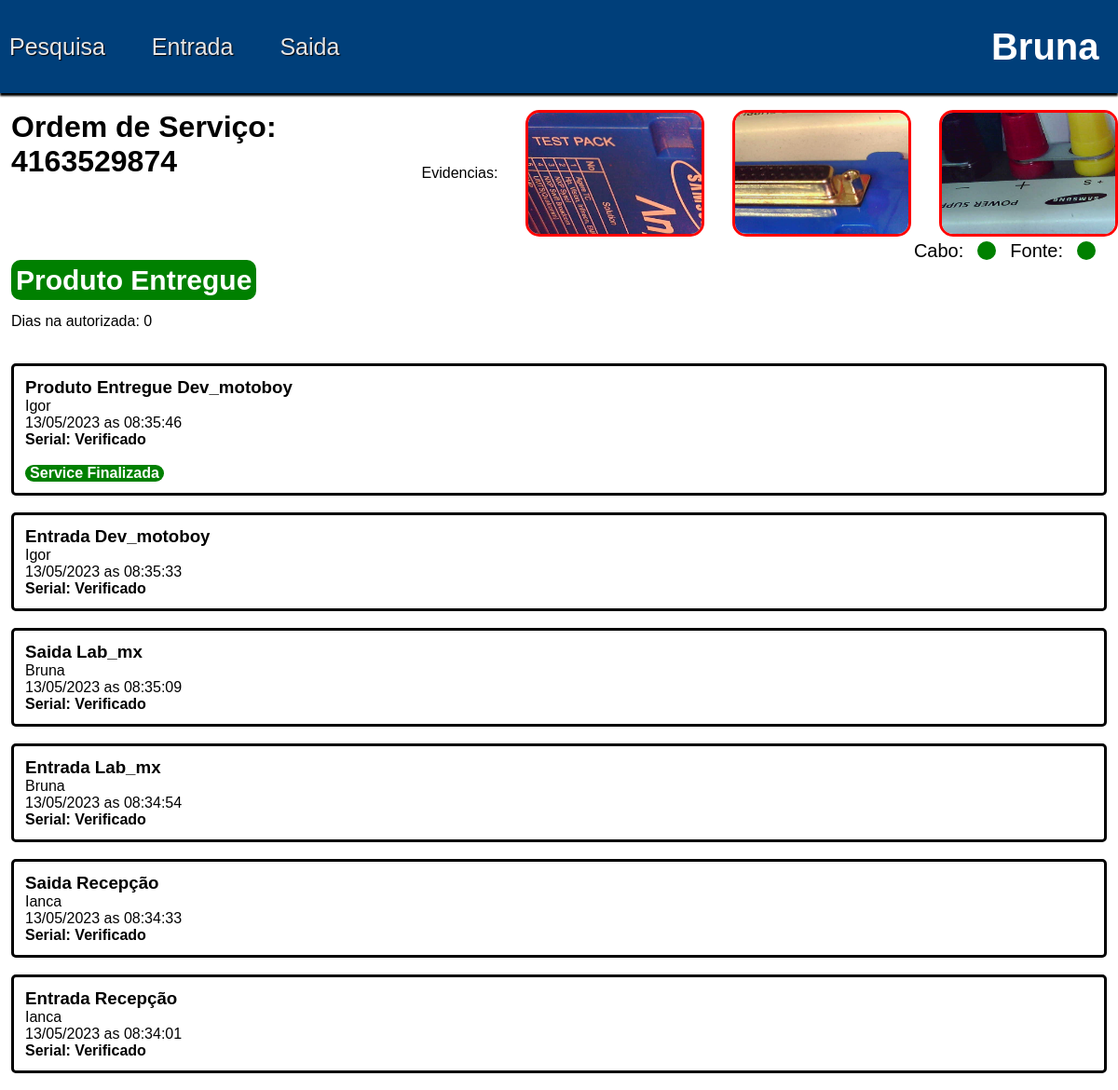
Page /service.php?service=4163529874 (signed in) on the committed database.
### tables this page shows
CREATE TABLE IF NOT EXISTS `usuarios` (
  `id` int NOT NULL AUTO_INCREMENT,
  `nome` varchar(50) NOT NULL,
  `usuario` varchar(50) NOT NULL,
  `senha` varchar(50) NOT NULL,
  `setor` varchar(50) NOT NULL,
  PRIMARY KEY (`id`)
);

CREATE TABLE IF NOT EXISTS `acessorios` (
  `id` int NOT NULL AUTO_INCREMENT,
  `ordem` varchar(50) NOT NULL,
  `cabo` varchar(50) NOT NULL,
  `fonte` varchar(50) NOT NULL,
  PRIMARY KEY (`id`)
);

CREATE TABLE IF NOT EXISTS `ordemservico` (
  `id` int NOT NULL AUTO_INCREMENT,
  `usuario` varchar(50) NOT NULL,
  `setor` varchar(50) NOT NULL,
  `status` varchar(50) NOT NULL,
  `ordem` varchar(50) NOT NULL,
  `data` varchar(50) NOT NULL,
  `hora` varchar(50) NOT NULL,
  `autentica` varchar(50) NOT NULL,
  PRIMARY KEY (`id`)
);

### service.php (the view, shortened to what this page needs)
<?php
include_once('conexaoDB.php');
$logado = $_SESSION['usuario'];
$sqli = "SELECT nome FROM usuarios where usuario ='$logado'";
$resNome = $conexao->query($sqli);
?>
<?php
 $service = $_GET['service'];
 include('conexaoDB.php');
 $sqli = "SELECT * FROM ordemservico WHERE  ordem = '$service' ORDER BY id DESC";
 $resServico = $conexao->query($sqli);
 $sqli1 = "SELECT * FROM ordemservico WHERE  ordem = '$service' ORDER BY id DESC LIMIT 1";
 $resServico1 = $conexao->query($sqli1);
 $sqli2 = "SELECT * FROM ordemservico WHERE  ordem = '$service' ORDER BY id LIMIT 1";
 $resServico2 = $conexao->query($sqli2);
 $sqli3 = "SELECT * FROM ordemservico WHERE  ordem = '$service' ORDER BY id desc LIMIT 1";
 $resServico3 = $conexao->query($sqli3);
 $sqli4 = "SELECT * FROM acessorios WHERE  ordem = '$service'";
 $resAcessorios= $conexao->query($sqli4);
while($primeiro = mysqli_fetch_assoc($resServico2)){
   while($ultimo = mysqli_fetch_assoc($resServico3)) {
    $formato = 'd/m/Y';
    $data_inicio = $primeiro['data'];
    $data_fim = $ultimo['data'];
    $inicio =DateTime::createFromFormat($formato,$data_inicio );
    $fim =DateTime::createFromFormat($formato,$data_fim );
    $dateInterval = $fim->diff($inicio);
    $data = date('d/m/Y');
    $real = DateTime::createFromFormat($formato, $data);
    $dateIntervalReal  = $real->diff($inicio);
   }
}
?>
<!DOCTYPE html>
<html lang="en">
<head>
    <link rel="stylesheet" href="./CSS/service.css">
    <link rel="stylesheet" href="./CSS/navbar.css">
</head>
<body >
<header>
            <div class="navbar">
                <a href="./pesquisar.php">Pesquisa</a>
                <a href="./cadastro.php?vai=Entrada">Entrada</a>
                <a href="./cadastro.php?vai=Saida">Saida</a>
            </div>
            <div class="navbarLogin">
            <?php while($nome = mysqli_fetch_assoc($resNome)){echo "<h3>".$nome['nome']."</h3>";} ?>
                </div>
    </header><br>
    <?php
        echo"<div class='boxInf'>
                <h1 style='margin-left:1%'> Ordem de Serviço: ".$service."</h1><br><br><br><br>
                                <div class='boxSerial'>
                                        <p>Evidencias:</p>
                                        <img onclick='ampliarSerial()' class='imagem' src= './uploads/".$service."/".$service."_Serial.jpg"."' alt=''>
                                        <img onclick='ampliarEvidencia1()' class='imagem' src= './uploads/".$service."/".$service."_Evidencia1.jpg"."' alt=''>
                                        <img onclick='ampliarEvidencia2()' class='imagem' src= './uploads/".$service."/".$service."_Evidencia2.jpg"."' alt=''>
                                </div>
                            <div class='ampliarSerial'>
                                    <img  src= './uploads/".$service."/".$service."_Serial.jpg"."' alt=''>
                                    <button onclick='ampliarFechaSerial()'>X</button>
                            </div>
                            <div class='ampliarEvidencia1'>
                                    <img  src= './uploads/".$service."/".$service."_Evidencia1.jpg"."' alt=''>
                                    <button onclick='ampliarFechaEvidencia1()'>X</button>
                            </div>
                            <div class='ampliarEvidencia2'>
                                    <img  src= './uploads/".$service."/".$service."_Evidencia2.jpg"."' alt=''>
                                    <button onclick='ampliarFechaEvidencia2()'>X</button>
                            </div>
        </div>";
    ?>
    <div class="acessorisBox">
    <?php
        while($acessorios = mysqli_fetch_assoc($resAcessorios)){
            if($acessorios['cabo']== 'on'){
                echo"<label  for='cabo'>Cabo:</label>
                <input id= 'cabo'type='checkbox'  disabled='disabled' checked>";
            }else{
                echo"<label  for='cabo'>Cabo:</label>
                <input id= 'cabo'type='checkbox'  disabled='disabled'>";
            }
            if($acessorios['fonte']== 'on'){
                echo"<label for='fonte'>Fonte:</label>
                <input id='fonte' type='checkbox' disabled='disabled' checked>";
            }else{
                echo"<label for='fonte'>Fonte:</label>
                <input id='fonte' type='checkbox' disabled='disabled' >";
            }
           }
           ?>
           </div>
           <?php
        while($os1 = mysqli_fetch_assoc($resServico1)){
            if($os1['status']=="Produto Entregue"){
                echo"<span style='margin-left:1%; font-weight: 900;font-size: 30px;'></span> <span style='color: green; font-weight: 900;font-size: 30px; background: green; color: white;  border-radius: 10px; padding: 5px'>".$os1['status']."</span><br><br>
                <p style='margin-left:1%';> Dias na autorizada: ".$dateInterval-> days."<br>"."</p><br><br>";
            }else{
        echo"<span style='margin-left:1%; font-weight: 900;font-size: 30px;'>Local Atual:</span> <span style='color: green; font-weight: 900;font-size: 30px;'>".$os1['setor']."</span><br><br>
            <p style='margin-left:1%';> Dias na autorizada: ".$dateIntervalReal-> days."<br>"."</p><br><br>";
            }
        }
        while($os = mysqli_fetch_assoc($resServico)){
            echo "<div style=' border-radius: 5px;border: 3px solid black; margin-left:1%;margin-right:1%;padding: 1%;'>
                    <h3>".$os['status']." ".$os['setor']."</h3>
                    <p>".$os['usuario']."</p>
                    <p>".$os['data']." as ".$os['hora']."</p>
                    <h4>Serial: ".$os['autentica']."</h4>
                    ";
                    if($os['status'] == 'Produto Entregue'){
                        echo"<br><div id='final'>Service Finalizada</div>";
                    }
                   echo"</div><br>";
        }
    ?>
</body>
</html>

### CSS/service.css (style rules this page uses)
.imagem { width: 50%; height: 130px; border-radius: 15px; border: 3px solid rgb(255, 0, 0); cursor: pointer; }
.boxInf { display: flex; justify-content: space-around; width: 100%; }
.boxSerial { gap: 30px; display: flex; justify-content: end; align-items: center; width: 800px; height: 100%; }
.acessorisBox { gap: 15px; display: flex; align-items: center; justify-content: end; width: 98%; height: 30px; }
.acessorisBox label { font-size: 20px; font-weight: 500; font-family: 'Franklin Gothic Medium', 'Arial Narrow', Arial, sans-serif; }
input[type="checkbox"] { -webkit-appearance: none; background-color: red; border-radius: 50px; width: 20px; height: 20px; }
input[type="checkbox"]:checked { background-color: green; }

### CSS/navbar.css (style rules this page uses)
* { padding: 0; margin: 0; font-family: Arial, Helvetica, sans-serif; }
header { width: 100%; height: 100px; background: #003f7a; display: flex; box-shadow: 0px 3px 2px black; }
.navbar { width: 100%; height: 100px; gap: 30px; display: flex; justify-content: start; text-align: center; align-items: center; border: none; }
.navbarLogin a, .navbar a { text-decoration: none; margin: 10px; color: #e7e7e7; }
.navbar a { font-size: 25px; text-shadow: 1px 1px 1px black; }
.navbarLogin { text-shadow: 1px 1px 1px black; font-size: 20px; width: 15%; height: 100px; display: flex; justify-content: center; align-items: center; align-items: center; border: none; }
.navbarLogin h3 { position: absolute; color: #ffffff; font-size: 40px; text-shadow: none }

### service.php (style rules this page uses)
#final { border-radius: 10px; font-weight: 900; width: 13%; background: green; color: white; display: flex; justify-content: center; }

### rows in the picture
usuarios: nome "Bruna"
ordemservico: status "Produto Entregue", dateInterval "0", setor "Dev_motoboy", usuario "Igor", data "13/05/2023", hora "08:35:46", autentica "Verificado", shows "Service Finalizada"
ordemservico: status "Entrada", setor "Dev_motoboy", usuario "Igor", data "13/05/2023", hora "08:35:33", autentica "Verificado"
ordemservico: status "Saida", setor "Lab_mx", usuario "Bruna", data "13/05/2023", hora "08:35:09", autentica "Verificado"
ordemservico: status "Entrada", setor "Lab_mx", usuario "Bruna", data "13/05/2023", hora "08:34:54", autentica "Verificado"
ordemservico: status "Saida", setor "Recepção", usuario "Ianca", data "13/05/2023", hora "08:34:33", autentica "Verificado"
ordemservico: status "Entrada", setor "Recepção", usuario "Ianca", data "13/05/2023", hora "08:34:01", autentica "Verificado"

### other values in the picture
$service "4163529874"
